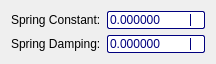
<?xml version="1.0" encoding="UTF-8"?>
<ui version="4.0">
 <class>MotorSpringDamper</class>
 <widget class="QWidget" name="MotorSpringDamper">
  <property name="geometry">
   <rect>
    <x>0</x>
    <y>0</y>
    <width>216</width>
    <height>58</height>
   </rect>
  </property>
  <property name="windowTitle">
   <string>Dialog</string>
  </property>
  <property name="styleSheet">
   <string notr="true">QSpinBox,QDoubleSpinBox {
	color: rgb(0,0,127);
	border: 1px solid rgb(0,0,127);
	border-radius: 2px;
}

QSpinBox:hover,QDoubleSpinBox:hover {
	background-color: rgba(0, 0, 0, 16);
}

QSpinBox::up-button,QDoubleSpinBox::up-button,
QSpinBox::down-button,QDoubleSpinBox::down-button {
	border-left: 1px solid rgb(0,0,127);
	background-color: transparent;
}

QSpinBox::up-button:hover,
QDoubleSpinBox::up-button:hover,
QSpinBox::down-button:hover,
QDoubleSpinBox::down-button:hover
{
	border-left: 1px solid rgb(0,0,127);
	background-color: rgba(0, 0, 0, 32);
}

QSpinBox::up-arrow,QDoubleSpinBox::up-arrow{
	image: url(:/icons/arrowup.png);
	width: 5px;
}

QSpinBox::down-arrow,QDoubleSpinBox::down-arrow{
	image: url(:/icons/arrowdown.png);
	width: 5px;
}
</string>
  </property>
  <layout class="QVBoxLayout" name="verticalLayout">
   <item>
    <layout class="QFormLayout" name="formLayout">
     <item row="0" column="0">
      <widget class="QLabel" name="label">
       <property name="text">
        <string>Spring Constant:</string>
       </property>
      </widget>
     </item>
     <item row="1" column="0">
      <widget class="QLabel" name="label_2">
       <property name="text">
        <string>Spring Damping:</string>
       </property>
      </widget>
     </item>
     <item row="0" column="1">
      <widget class="QDoubleSpinBox" name="spinBoxConstant">
       <property name="decimals">
        <number>6</number>
       </property>
       <property name="maximum">
        <double>9999.000000000000000</double>
       </property>
      </widget>
     </item>
     <item row="1" column="1">
      <widget class="QDoubleSpinBox" name="spinBoxDamping">
       <property name="decimals">
        <number>6</number>
       </property>
       <property name="maximum">
        <double>9999.000000000000000</double>
       </property>
      </widget>
     </item>
    </layout>
   </item>
  </layout>
 </widget>
 <resources/>
 <connections/>
</ui>
